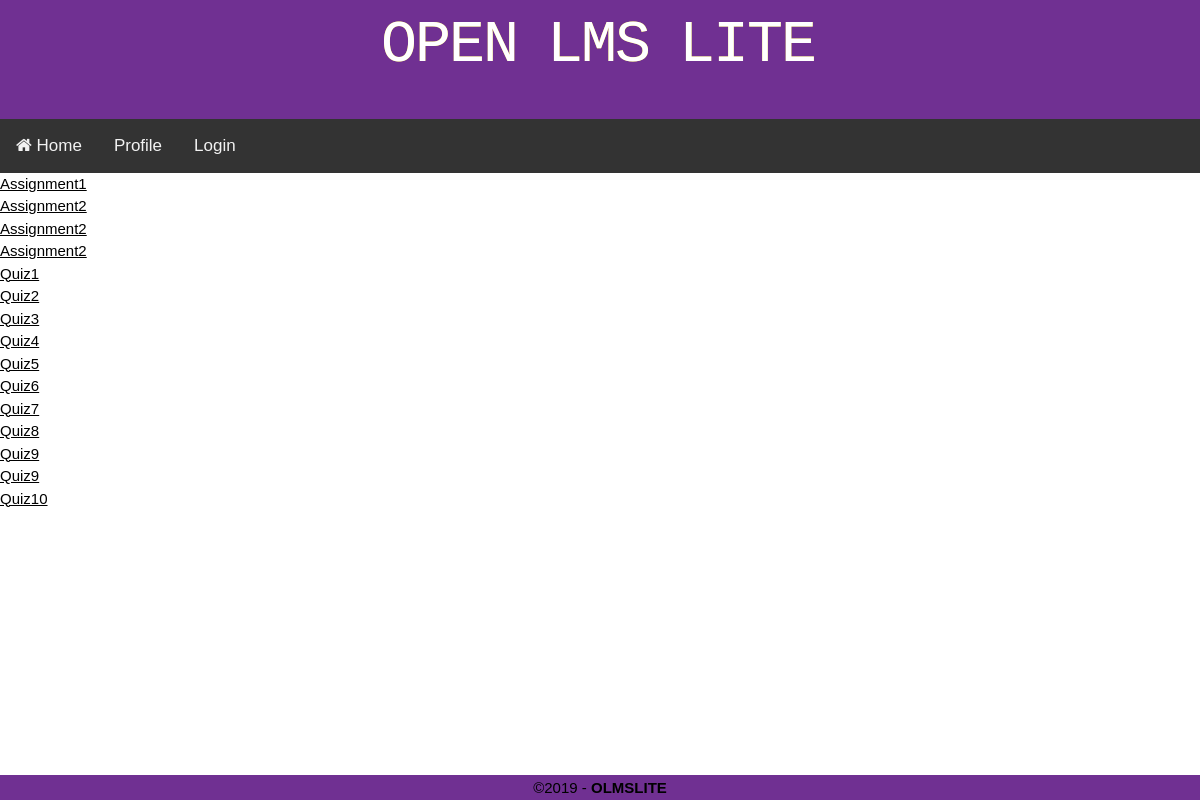
The page /courses/1/quizes/ on the database its author committed.
### courses/models.py (models this page shows, shortened)
class Assignment(models.Model):
	assignment_name = models.CharField(max_length=255, blank=True)
	open_date		= models.DateTimeField(blank=True)
	due_date		= models.DateTimeField(blank=True)
	prof			= models.ForeignKey('accounts.Professor', on_delete=models.CASCADE)
	course_id		= models.ForeignKey('courses.Course', on_delete=models.CASCADE)
	grade			= models.BigIntegerField(blank=True, default=0)
	TYPE_CHOICES = (
		(2, 'homework'),
		(1, 'survey'),
		(0, 'quiz'),
	)
	type 			= models.SmallIntegerField(choices=TYPE_CHOICES, blank=True)

class Quiz(Assignment):
	grade_viewable = models.BooleanField()
	file = models.FileField(upload_to='quiz', blank=True)

class Assignment(models.Model):
	assignment_name = models.CharField(max_length=255, blank=True)
	open_date		= models.DateTimeField(blank=True)
	due_date		= models.DateTimeField(blank=True)
	prof			= models.ForeignKey('accounts.Professor', on_delete=models.CASCADE)
	course_id		= models.ForeignKey('courses.Course', on_delete=models.CASCADE)
	grade			= models.BigIntegerField(blank=True, default=0)
	TYPE_CHOICES = (
		(2, 'homework'),
		(1, 'survey'),
		(0, 'quiz'),
	)
	type 			= models.SmallIntegerField(choices=TYPE_CHOICES, blank=True)

### courses/views.py (the view)
# urls.py: path('courses/<int:cid>/quizes/',courseView.quiz_list_view, name='quiz_list' ),
def quiz_list_view(request, cid):
	context_dict = {}
	quizzes = Course.objects.get(id=cid).quizes.all()
	context_dict['quizzes'] = quizzes
	return render(request, 'quiz_list_page.html', context_dict)

### templates/quiz_list_page.html
{% extends 'base.html' %}
{% block content %}
    <ul>
    {% for Quiz in quizzes %}
        <li><a href="{%  url 'quiz_page' cid=Quiz.course_id.id id=Quiz.id %} ">{{ Quiz.assignment_name }}</a></li>
    {% endfor %}
    </ul>
{% endblock content %}

### static/css/main.css (style rules this page uses)
* { box-sizing: border-box; margin: 0; padding: 0; outline: 0; font-size: 100%; vertical-align: baseline; background: transparent; }
body { margin: 0; font-family: Arial, Helvetica, sans-serif; }

### static/css/w3.css (style rules this page uses)
html { box-sizing:border-box }
*,*:before,*:after { box-sizing:inherit }
html { -ms-text-size-adjust:100%;-webkit-text-size-adjust:100% }
body { margin:0 }
a { background-color:transparent;-webkit-text-decoration-skip:objects }
html,body { font-family:Verdana,sans-serif;font-size:15px;line-height:1.5 }
html { overflow-x:hidden }
a { color:inherit }

### rows shown on the page
Quiz: assignment_name "Assignment1"
Quiz: assignment_name "Assignment2"
Quiz: assignment_name "Assignment2"
Quiz: assignment_name "Assignment2"
Quiz: assignment_name "Quiz1"
Quiz: assignment_name "Quiz2"
Quiz: assignment_name "Quiz3"
Quiz: assignment_name "Quiz4"
Quiz: assignment_name "Quiz5"
Quiz: assignment_name "Quiz6"
Quiz: assignment_name "Quiz7"
Quiz: assignment_name "Quiz8"
Quiz: assignment_name "Quiz9"
Quiz: assignment_name "Quiz9"
Quiz: assignment_name "Quiz10"
